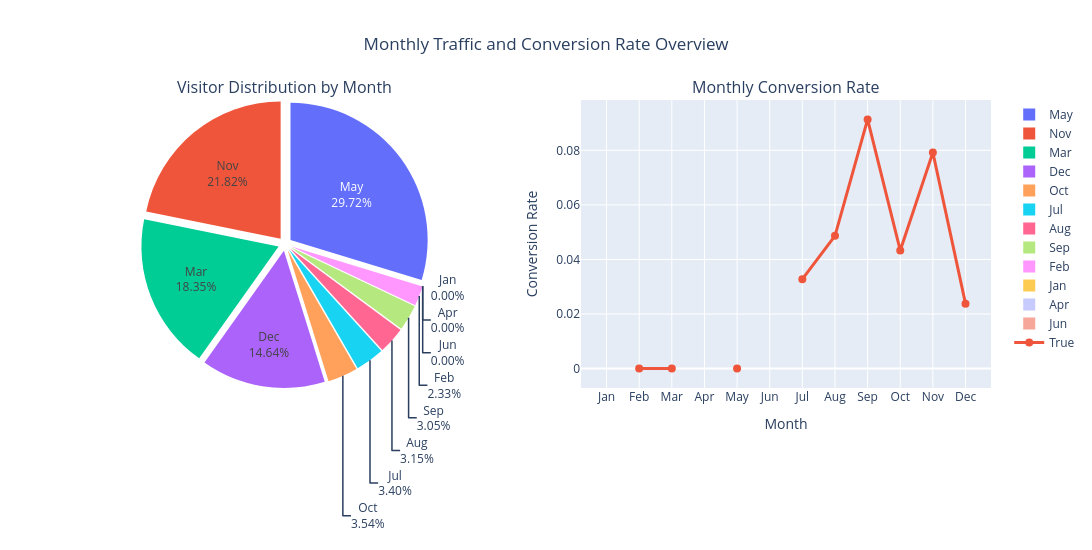

The notebook cell this image was saved under:
### Code cell
month_order = ["Jan", "Feb", "Mar", "Apr", "May", "Jun",
               "Jul", "Aug", "Sep", "Oct", "Nov", "Dec"]

df_cleaned["Month"] = pd.Categorical(df_cleaned["Month"], categories=month_order, ordered=True)

monthly_conv = df_cleaned.groupby("Month")["Revenue"].mean().reset_index(name="ConversionRate")

month_counts = df_cleaned['Month'].value_counts().reset_index()
month_counts.columns = ['Month', 'Count']
month_counts["Month"] = pd.Categorical(month_counts["Month"], categories=month_order, ordered=True)
month_counts = month_counts.sort_values("Month")

fig = make_subplots(
    rows=1, cols=2,
    specs=[[{"type": "domain"}, {"type": "xy"}]],
    subplot_titles=("Visitor Distribution by Month", "Monthly Conversion Rate")
)

#LEFT
fig.add_trace(
    go.Pie(
        labels=month_counts["Month"],
        values=month_counts["Count"],
        textinfo='percent+label',
        texttemplate='%{label}<br>%{percent:.2%}',
        pull=[0.05] * len(month_counts)
    ),
    row=1, col=1
)

#RIGHT
fig.add_trace(
    go.Scatter(
        x=monthly_conv["Month"],
        y=monthly_conv["ConversionRate"],
        mode='lines+markers',
        line=dict(width=3),
        marker=dict(size=8),
        name=True
    ),
    row=1, col=2
)

fig.update_layout(
    title_text="Monthly Traffic and Conversion Rate Overview",
    title_x=0.5,
    showlegend=True,
    height=550,
    width=1100
)

fig.update_xaxes(title_text="Month", row=1, col=2)
fig.update_yaxes(title_text="Conversion Rate", row=1, col=2)

fig.show()

### Figure 1 — Plotly figure (JSON) as saved in the notebook; plotly's stock layout.template omitted (floating-point values rounded to 4 significant figures)
{"data": [{"domain": {"x": [0, 0.45], "y": [0, 1]}, "labels": ["Jan", "Feb", "Mar", "Apr", "May", "Jun", "Jul", "Aug", "Sep", "Oct", "Nov", "Dec"], "pull": [0.05, 0.05, 0.05, 0.05, 0.05, 0.05, 0.05, 0.05, 0.05, 0.05, 0.05, 0.05], "textinfo": "percent+label", "texttemplate": "%{label}<br>%{percent:.2%}", "type": "pie", "values": [0, 167, 1317, 0, 2133, 0, 244, 226, 219, 254, 1566, 1051]}, {"line": {"width": 3}, "marker": {"size": 8}, "mode": "lines+markers", "name": "True", "type": "scatter", "x": ["Jan", "Feb", "Mar", "Apr", "May", "Jun", "Jul", "Aug", "Sep", "Oct", "Nov", "Dec"], "xaxis": "x", "y": [null, 0, 0, null, 0, null, 0.03279, 0.04867, 0.09132, 0.04331, 0.07918, 0.02379], "yaxis": "y"}], "layout": {"annotations": [{"font": {"size": 16}, "showarrow": false, "text": "Visitor Distribution by Month", "x": 0.225, "xanchor": "center", "xref": "paper", "y": 1, "yanchor": "bottom", "yref": "paper"}, {"font": {"size": 16}, "showarrow": false, "text": "Monthly Conversion Rate", "x": 0.775, "xanchor": "center", "xref": "paper", "y": 1, "yanchor": "bottom", "yref": "paper"}], "height": 550, "showlegend": true, "title": {"text": "Monthly Traffic and Conversion Rate Overview", "x": 0.5}, "width": 1100, "xaxis": {"anchor": "y", "domain": [0.55, 1], "title": {"text": "Month"}}, "yaxis": {"anchor": "x", "domain": [0, 1], "title": {"text": "Conversion Rate"}}}}
